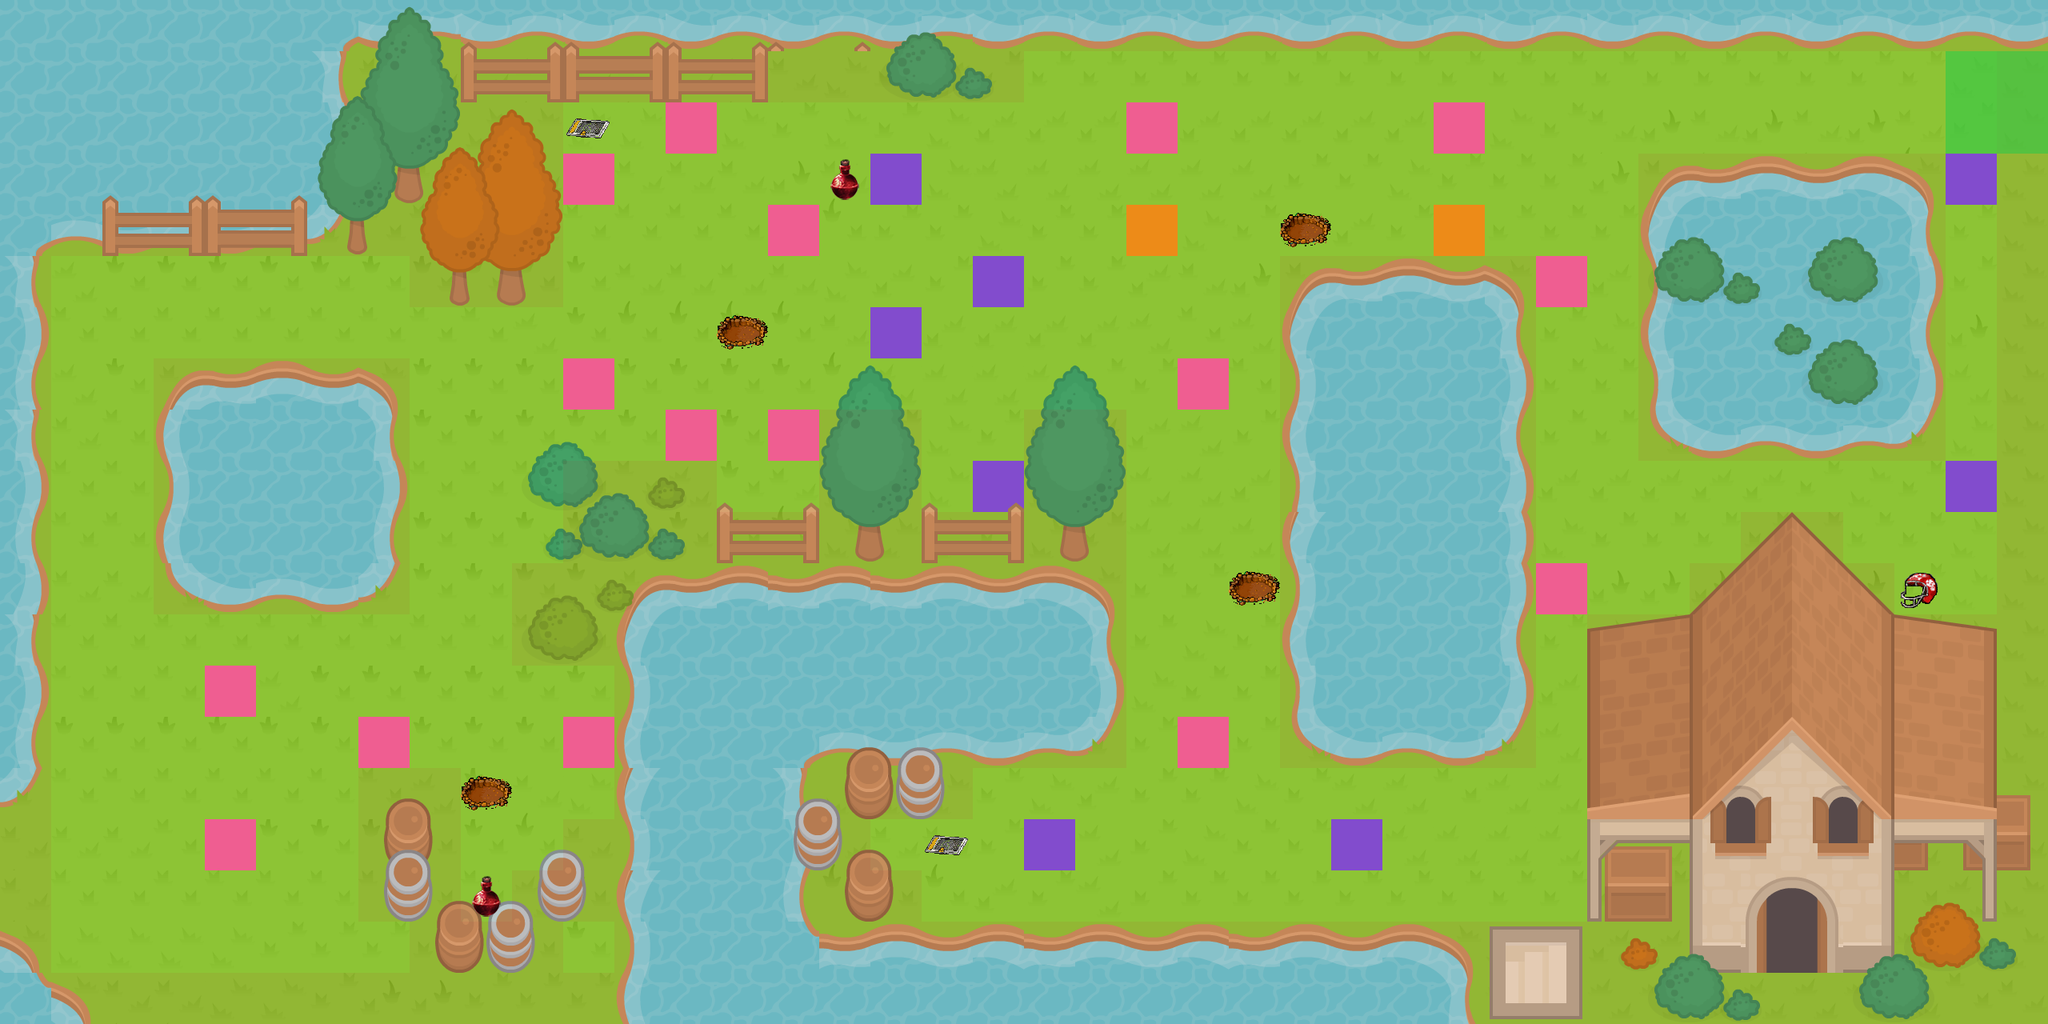

This is a level from a 2D game, rendered from its Tiled map with the project's own tilesets. A one-line summary and the map file follow, with tile-layer data summarised:
An orthogonal 40x20 tile map with 64x64 px tiles, 15 tile layers (0_Background, trap, enemy_class_1, enemy_class_2, ...), 10 tilesets and 28 objects (hero, enemy1begin, enemy1end, enemy2begin, enemy2end, ...).

<map version="1.2" tiledversion="1.2.2" orientation="orthogonal" renderorder="right-down" width="40" height="20" tilewidth="64" tileheight="64" infinite="0" nextlayerid="44" nextobjectid="35">
 <tileset firstgid="1" source="RPGpack_sheet_2X.tsx" />
 <tileset firstgid="1041" source="meta.tsx" />
 <tileset firstgid="1042" source="bottle.tsx" />
 <tileset firstgid="1046" source="meta2.tsx" />
 <tileset firstgid="1047" source="enemy_class_1.tsx" />
 <tileset firstgid="1048" source="enemy_class_2.tsx" />
 <tileset firstgid="1049" source="enemy_class_3.tsx" />
 <tileset firstgid="1050" source="door.tsx" />
 <tileset firstgid="1051" source="helmet.tsx" />
 <tileset firstgid="1052" source="trap.tsx" />
 <layer id="28" name="0_Background" width="40" height="20">
  <data>[800 cells, 800 non-empty, 50 distinct tile ids]</data>
 </layer>
 <layer id="43" name="trap" width="40" height="20">
  <data>[800 cells, 4 non-empty, 1 distinct tile ids]</data>
 </layer>
 <objectgroup id="9" name="Objects">
  <object id="2" name="hero" x="76.333" y="1095" width="40" height="36" />
  <object id="4" name="enemy1begin" x="1121.33" y="223.333" />
  <object id="5" name="enemy1end" x="1124.67" y="406" />
  <object id="6" name="enemy2begin" x="298.667" y="870.667" />
  <object id="7" name="enemy2end" x="298" y="1050" />
  <object id="8" name="enemy3begin" x="478.667" y="924.667" />
  <object id="9" name="enemy3end" x="730" y="940" />
  <object id="10" name="enemy4begin" x="997.333" y="290" />
  <object id="11" name="enemy4end" x="989.333" y="546" />
  <object id="12" name="enemy5end" x="735.333" y="224" />
  <object id="13" name="enemy5begin" x="734.667" y="479.333" />
  <object id="14" name="enemy6begin" x="870" y="156" />
  <object id="15" name="enemy6end" x="872" y="532" />
  <object id="16" name="enemy7begin" x="1256" y="358" />
  <object id="17" name="enemy7end" x="1246" y="602" />
  <object id="18" name="enemy8end" x="1318" y="1056" />
  <object id="19" name="enemy8begin" x="1686" y="1052" />
  <object id="20" name="enemy9begin" x="1498" y="924" />
  <object id="25" name="enemy9end" x="1502.67" y="484" />
  <object id="26" name="enemy10begin" x="2468" y="228" />
  <object id="27" name="enemy10end" x="2468" y="606" />
  <object id="28" name="enemy11begin" x="1950" y="356" />
  <object id="29" name="enemy11end" x="1962" y="736" />
  <object id="30" name="enemy12begin" x="1442" y="158" />
  <object id="31" name="enemy12end" x="1834" y="150" />
  <object id="32" name="enemy13begin" x="1428.67" y="276.667" width="17.3333" height="18.6667" />
  <object id="33" name="enemy13end" x="1830.67" y="291.333" />
  <object id="34" name="exit" x="2456" y="165" width="15" height="14" />
 </objectgroup>
 <layer id="39" name="enemy_class_1" width="40" height="20">
  <data>[800 cells, 16 non-empty, 1 distinct tile ids]</data>
 </layer>
 <layer id="41" name="enemy_class_2" width="40" height="20">
  <data>[800 cells, 8 non-empty, 1 distinct tile ids]</data>
 </layer>
 <layer id="42" name="enemy_class_3" width="40" height="20">
  <data>[800 cells, 2 non-empty, 1 distinct tile ids]</data>
 </layer>
 <layer id="29" name="1_treesBlocked" width="40" height="20">
  <data>[800 cells, 78 non-empty, 46 distinct tile ids]</data>
 </layer>
 <layer id="30" name="2_house2" width="40" height="20">
  <data>[800 cells, 34 non-empty, 19 distinct tile ids]</data>
 </layer>
 <layer id="31" name="3_windows&amp;doors" width="40" height="20">
  <data>[800 cells, 12 non-empty, 8 distinct tile ids]</data>
 </layer>
 <layer id="32" name="4_house1" width="40" height="20">
  <data>[800 cells, 40 non-empty, 40 distinct tile ids]</data>
 </layer>
 <layer id="33" name="5_tree" width="40" height="20">
  <data>[800 cells, 112 non-empty, 52 distinct tile ids]</data>
 </layer>
 <layer id="34" name="Medicine" width="40" height="20">
  <data>[800 cells, 2 non-empty, 1 distinct tile ids]</data>
 </layer>
 <layer id="35" name="Weapon" width="40" height="20">
  <data>[800 cells, 2 non-empty, 1 distinct tile ids]</data>
 </layer>
 <layer id="36" name="Weapon2" width="40" height="20">
  <data>[800 cells, 1 non-empty, 1 distinct tile ids]</data>
 </layer>
 <layer id="37" name="collidable" width="40" height="20">
  <data>[800 cells, 456 non-empty, 1 distinct tile ids]</data>
 </layer>
 <layer id="38" name="collectable" width="40" height="20" opacity="0.54">
  <data>[800 cells, 4 non-empty, 1 distinct tile ids]</data>
 </layer>
</map>
